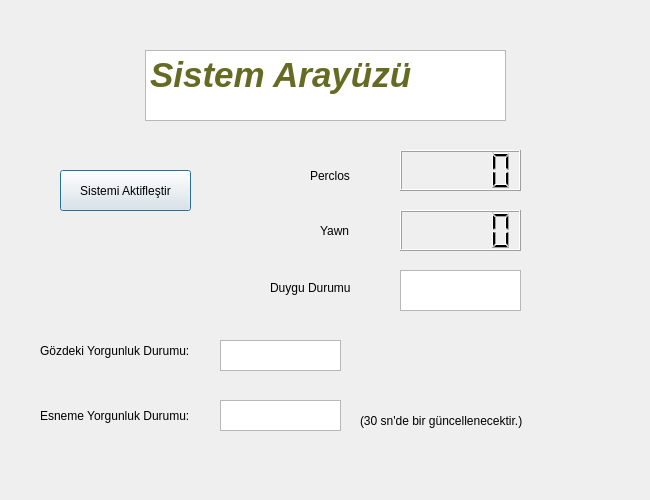
<?xml version="1.0" encoding="UTF-8"?>
<ui version="4.0">
 <class>Dialog</class>
 <widget class="QDialog" name="Dialog">
  <property name="geometry">
   <rect>
    <x>0</x>
    <y>0</y>
    <width>650</width>
    <height>500</height>
   </rect>
  </property>
  <property name="windowTitle">
   <string>Dialog</string>
  </property>
  <widget class="QTextBrowser" name="textBrowser">
   <property name="geometry">
    <rect>
     <x>145</x>
     <y>50</y>
     <width>361</width>
     <height>71</height>
    </rect>
   </property>
   <property name="html">
    <string>&lt;!DOCTYPE HTML PUBLIC &quot;-//W3C//DTD HTML 4.0//EN&quot; &quot;http://www.w3.org/TR/REC-html40/strict.dtd&quot;&gt;
&lt;html&gt;&lt;head&gt;&lt;meta name=&quot;qrichtext&quot; content=&quot;1&quot; /&gt;&lt;style type=&quot;text/css&quot;&gt;
p, li { white-space: pre-wrap; }
&lt;/style&gt;&lt;/head&gt;&lt;body style=&quot; font-family:'MS Shell Dlg 2'; font-size:7.8pt; font-weight:400; font-style:normal;&quot;&gt;
&lt;p style=&quot; margin-top:0px; margin-bottom:0px; margin-left:0px; margin-right:0px; -qt-block-indent:0; text-indent:0px;&quot;&gt;&lt;span style=&quot; font-size:26pt; font-weight:600; font-style:italic; color:#656b23;&quot;&gt;Sistem Arayüzü&lt;/span&gt;&lt;/p&gt;&lt;/body&gt;&lt;/html&gt;</string>
   </property>
  </widget>
  <widget class="QPushButton" name="pushButton">
   <property name="geometry">
    <rect>
     <x>60</x>
     <y>170</y>
     <width>131</width>
     <height>41</height>
    </rect>
   </property>
   <property name="text">
    <string>Sistemi Aktifleştir</string>
   </property>
  </widget>
  <widget class="QLabel" name="label">
   <property name="geometry">
    <rect>
     <x>310</x>
     <y>160</y>
     <width>91</width>
     <height>31</height>
    </rect>
   </property>
   <property name="text">
    <string>Perclos</string>
   </property>
  </widget>
  <widget class="QLabel" name="label_2">
   <property name="geometry">
    <rect>
     <x>320</x>
     <y>220</y>
     <width>71</width>
     <height>21</height>
    </rect>
   </property>
   <property name="text">
    <string>Yawn</string>
   </property>
  </widget>
  <widget class="QLCDNumber" name="lcdNumber">
   <property name="geometry">
    <rect>
     <x>400</x>
     <y>150</y>
     <width>121</width>
     <height>41</height>
    </rect>
   </property>
  </widget>
  <widget class="QLCDNumber" name="lcdNumber_2">
   <property name="geometry">
    <rect>
     <x>400</x>
     <y>210</y>
     <width>121</width>
     <height>41</height>
    </rect>
   </property>
  </widget>
  <widget class="QLabel" name="label_3">
   <property name="geometry">
    <rect>
     <x>270</x>
     <y>280</y>
     <width>91</width>
     <height>16</height>
    </rect>
   </property>
   <property name="text">
    <string>Duygu Durumu</string>
   </property>
  </widget>
  <widget class="QTextBrowser" name="textBrowser_2">
   <property name="geometry">
    <rect>
     <x>400</x>
     <y>270</y>
     <width>121</width>
     <height>41</height>
    </rect>
   </property>
   <property name="font">
    <font>
     <pointsize>12</pointsize>
    </font>
   </property>
  </widget>
  <widget class="QTextBrowser" name="textBrowser_3">
   <property name="geometry">
    <rect>
     <x>220</x>
     <y>340</y>
     <width>121</width>
     <height>31</height>
    </rect>
   </property>
  </widget>
  <widget class="QLabel" name="label_4">
   <property name="geometry">
    <rect>
     <x>40</x>
     <y>340</y>
     <width>161</width>
     <height>21</height>
    </rect>
   </property>
   <property name="text">
    <string>Gözdeki Yorgunluk Durumu:</string>
   </property>
  </widget>
  <widget class="QLabel" name="label_5">
   <property name="geometry">
    <rect>
     <x>40</x>
     <y>405</y>
     <width>161</width>
     <height>21</height>
    </rect>
   </property>
   <property name="text">
    <string>Esneme Yorgunluk Durumu:</string>
   </property>
  </widget>
  <widget class="QTextBrowser" name="textBrowser_4">
   <property name="geometry">
    <rect>
     <x>220</x>
     <y>400</y>
     <width>121</width>
     <height>31</height>
    </rect>
   </property>
  </widget>
  <widget class="QLabel" name="label_6">
   <property name="geometry">
    <rect>
     <x>360</x>
     <y>410</y>
     <width>181</width>
     <height>21</height>
    </rect>
   </property>
   <property name="text">
    <string>(30 sn'de bir güncellenecektir.)</string>
   </property>
  </widget>
 </widget>
 <resources/>
 <connections/>
</ui>
